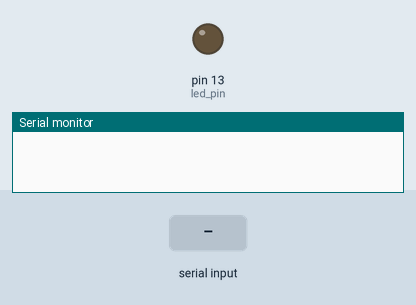
A sketch run on a simulated Arduino Nano, built with avr-gcc and run on an emulated ATmega328P. On the bench: output pins drawn as LEDs (lit = HIGH), the last lines printed to the serial monitor. Inputs (shaded band) come from the test bench.

Above: at 1.2 s.
1.3 s: "H" received over Serial
At 2.0 s:
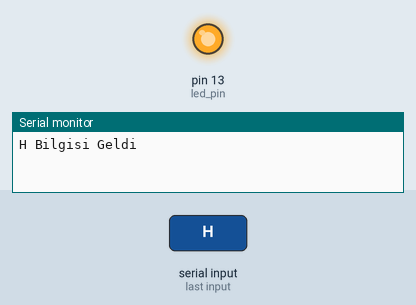
2.8 s: "L" received over Serial
At 3.1 s:
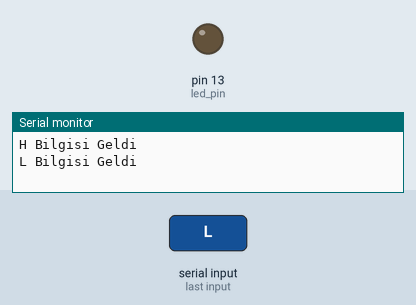
Timing chart, 0 to 5.8 s (numbered marks = the images above; inputs shaded):
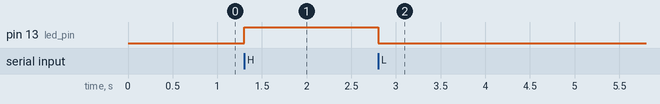

Measured:
- after the input at 1.3 s, pin 13 (led_pin): LOW → HIGH at once
- after the input at 2.8 s, pin 13 (led_pin): HIGH → LOW at once

The sketch:

Ders_3_Seri_Port_led.ino
```cpp
/*
Bu kodlar açık kaynak paylaşım olarak github "acetinkaya" alanında paylaşımı yapılmıştır.

BTP222 Robotik dersi içerisinde anlatımı yapılan bu kodlar ve içerikler Öğr. Gör. Ali ÇETİNKAYA tarafından oluşturulmuştur.

Github alanından;
watch - ilgili projenin proje takibi bildirimi,
star - yıldız ile beğenme bildirimi ve
fork - kendi hesabınıza kopyalama işlemleriyle paylaşımlarıma destek verebilirsiniz.

Bilgi paylaşıldıkça çoğalır ve gelişir. İyi çalışmalar dilerim.

Öğr. Gör. Ali ÇETİNKAYA İstanbul, 2025

Dersin Kaynak Adresleri:
https://github.com/acetinkaya/robotik-arduino-uygulamalari
https://alicetinkaya.site/ders-robotik
https://avesis.gelisim.edu.tr/alcetinkaya
https://scholar.google.com.tr/citations?hl=tr&user=XSEW-NcAAAAJ

---------------------------------------------------------------------------------------------------------
Kodun açıklaması:

Arduino Nano üzerinde bağlı seri porttan led sürme işlemini gerçekleştiriyoruz.

*/

int led_pin = 13;

void setup()
{
  pinMode(led_pin, OUTPUT);
  Serial.begin(9600); // Seri haberleşmeyi başlat (baud rate: 9600)
}

void loop()
{
  if (Serial.available() > 0) // Seri porttan veri al
  {
    char receivedChar = Serial.read();

    if (receivedChar == 'H')  // Alınan karakter 'H' ise Seri port ekranına H Bilgisi Geldi yaz
    {
      Serial.println("H Bilgisi Geldi");
      digitalWrite(led_pin, HIGH);  // turn the LED on (HIGH is the voltage level)
      delay(1000); // 1000 milisaniye (1 saniye) bekle
    }
    else if (receivedChar == 'L') // Alınan karakter 'L' ise Seri port ekranına L Bilgisi Geldi yaz
    {
      Serial.println("L Bilgisi Geldi");
      digitalWrite(led_pin, LOW);   // turn the LED off by making the voltage LOW
      delay(1000); // 1000 milisaniye (1 saniye) bekle
    }
  }
}
```
